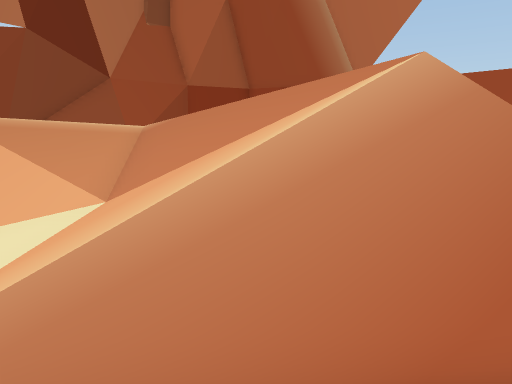
View 1 (above)

12 first-person views from a walk through a 3-D level made in the Unity game engine. The camera is 1.4 m above the floor, tilts 10° down and sees 70° across. The floor is counted in squares, 0.5 m on a side. Each view is taken from the middle of a square. On the plan, view 1 faces up. The plan holds only what a view shows up to about 20 squares ahead; the rest is blank. The place goes on beyond the plan. The player is left out. Some animated figures are not drawn. Some surface patterns are stand-ins.

View 2
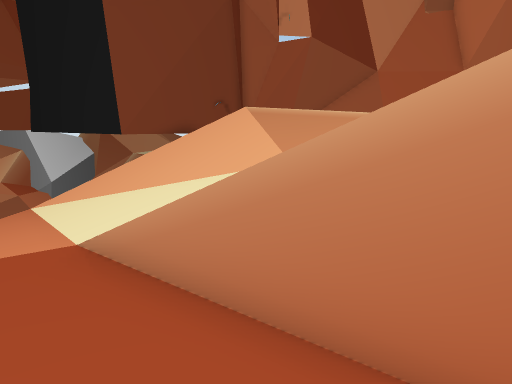

View 3
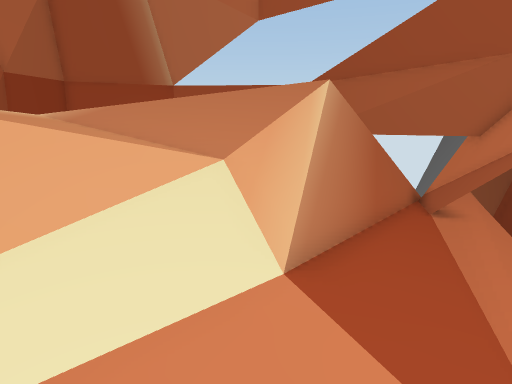

View 4
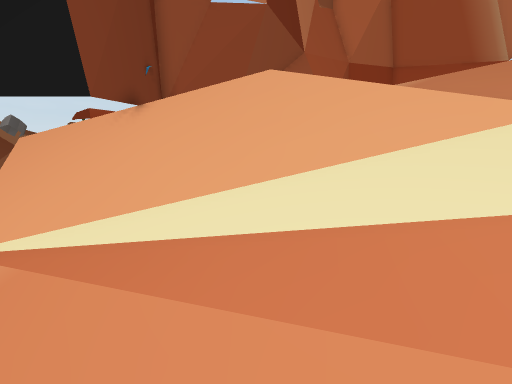

View 5
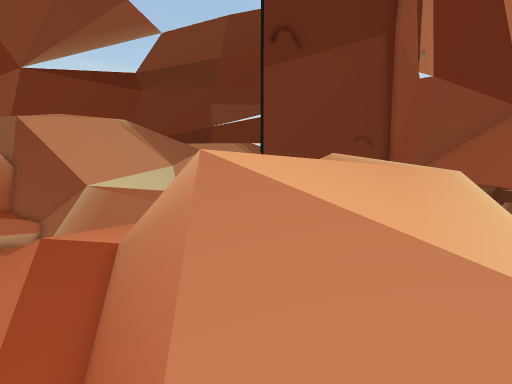

View 6
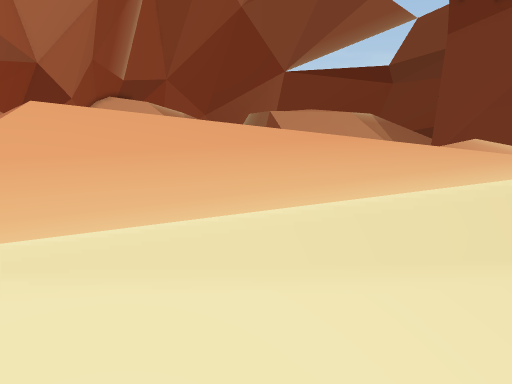

View 7
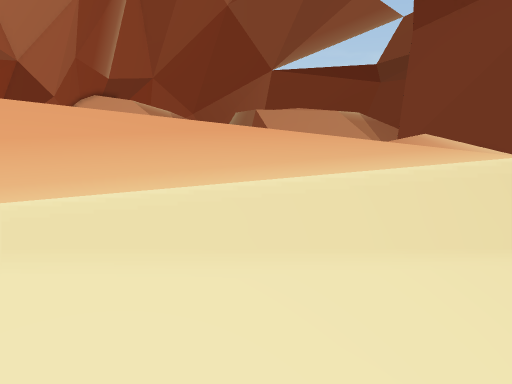

View 8
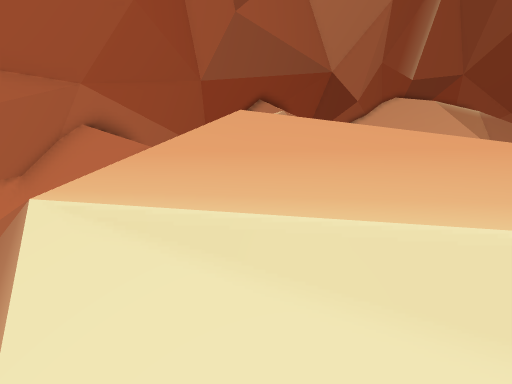

View 9
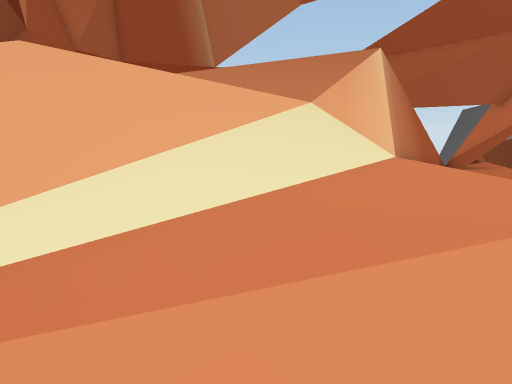

View 10
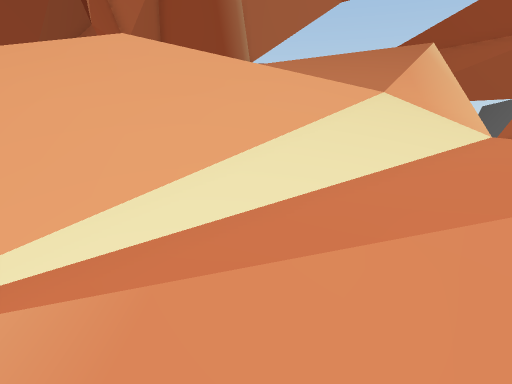

View 11
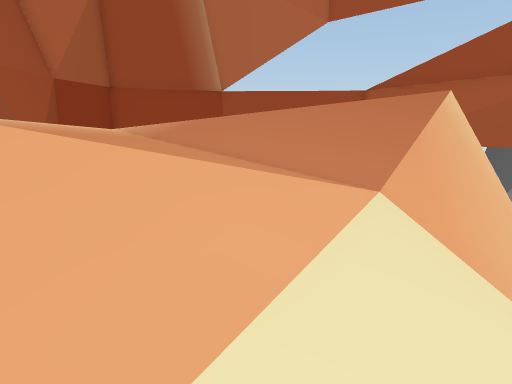

View 12
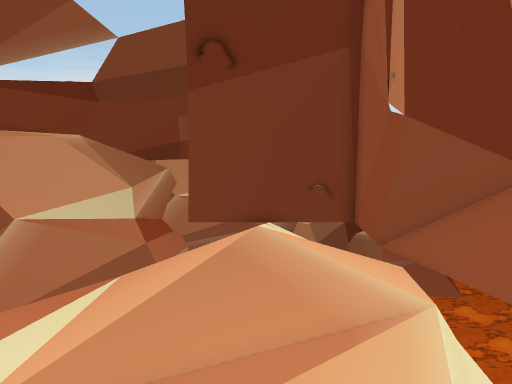

### Floor plan
Key: @ floor where view 1 was taken; # wall or solid block; . main floor; : floor 0.25 m higher than the main floor; - floor 0.25 m lower than the main floor; + floor 0.5 m higher than the main floor; * floor 1 m higher than the main floor; % floor 1.25 m higher than the main floor; & floor 1.5 m higher than the main floor; $ floor 1.75 m higher than the main floor; / step, stairs or slope; = window, fence, low wall or low ledge; v drop or lower ground.
Columns run from 14 left of view 1 to 8 right of it. Each row starts with its distance up from view 1.
 13   ######  #  // //
 12   #  /////###///  /
 11   #   ///&&/&##////
 10   #/  //&&&//&&#v//
  9   #////&&&%%/&/&&//
  8   #/////&%%%//$//&//
  7   #///////%*///$////  #
  6 ###////////*////$/// +#
  5  /////////////// / ####
  4   ////////////###==###
  3   /-...::///#==##.--#
  2   //....::: #:....-=#
  1    ///..:::::.....###
  0   / ////::::..@//  #
 -1     / ///:://
 -2       /  ///

Positions as (right, up) in squares from view 1, and headings:
1: (0, 0), facing up
2: (2, 0), facing up-left
3: (-7, -1), facing up-right
4: (-8, -2), facing up
5: (7, 6), facing left
6: (4, 12), facing down-left
7: (3, 13), facing down-left
8: (2, 13), facing down
9: (-10, -1), facing up-right
10: (-12, 0), facing up-right
11: (-8, 2), facing up-right
12: (2, 9), facing left
